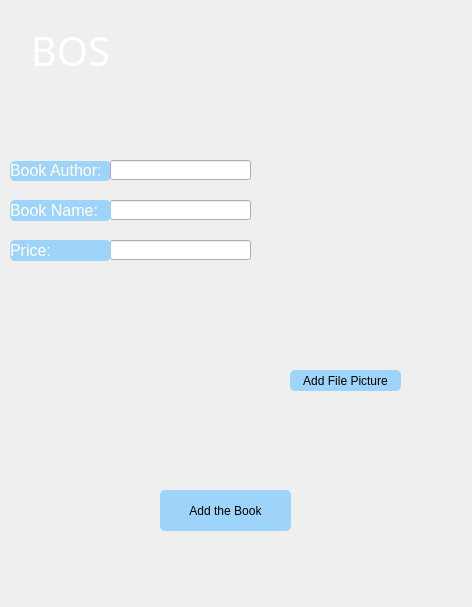
<?xml version="1.0" encoding="UTF-8"?>
<ui version="4.0">
 <class>Form</class>
 <widget class="QWidget" name="Form">
  <property name="geometry">
   <rect>
    <x>0</x>
    <y>0</y>
    <width>472</width>
    <height>607</height>
   </rect>
  </property>
  <property name="windowTitle">
   <string>Form</string>
  </property>
  <widget class="QLabel" name="label">
   <property name="geometry">
    <rect>
     <x>0</x>
     <y>0</y>
     <width>471</width>
     <height>121</height>
    </rect>
   </property>
   <property name="styleSheet">
    <string notr="true">border-image: url(:/blue/library_bluejpg.jpg) 0 0 0 0 
stretch stretch;
border-radius:5px</string>
   </property>
   <property name="text">
    <string/>
   </property>
  </widget>
  <widget class="QLabel" name="label_2">
   <property name="geometry">
    <rect>
     <x>0</x>
     <y>120</y>
     <width>471</width>
     <height>491</height>
    </rect>
   </property>
   <property name="styleSheet">
    <string notr="true">border-image: url(:/blue/bg.jpg) 0 0 0 0 
stretch stretch;
border-radius:5px</string>
   </property>
   <property name="text">
    <string/>
   </property>
  </widget>
  <widget class="QLabel" name="label_4">
   <property name="geometry">
    <rect>
     <x>10</x>
     <y>161</y>
     <width>101</width>
     <height>20</height>
    </rect>
   </property>
   <property name="styleSheet">
    <string notr="true">background-color: rgb(158, 212, 249);
border-radius:5px</string>
   </property>
   <property name="text">
    <string>&lt;html&gt;&lt;head/&gt;&lt;body&gt;&lt;p&gt;&lt;span style=&quot; font-size:12pt; color:#ffffff;&quot;&gt;Book Author:&lt;/span&gt;&lt;/p&gt;&lt;/body&gt;&lt;/html&gt;</string>
   </property>
  </widget>
  <widget class="QLineEdit" name="name_edit">
   <property name="geometry">
    <rect>
     <x>110</x>
     <y>160</y>
     <width>141</width>
     <height>20</height>
    </rect>
   </property>
  </widget>
  <widget class="QLineEdit" name="book_name_edit">
   <property name="geometry">
    <rect>
     <x>110</x>
     <y>200</y>
     <width>141</width>
     <height>20</height>
    </rect>
   </property>
  </widget>
  <widget class="QLabel" name="label_5">
   <property name="geometry">
    <rect>
     <x>10</x>
     <y>200</y>
     <width>101</width>
     <height>21</height>
    </rect>
   </property>
   <property name="styleSheet">
    <string notr="true">background-color: rgb(158, 212, 249);
border-radius:5px</string>
   </property>
   <property name="text">
    <string>&lt;html&gt;&lt;head/&gt;&lt;body&gt;&lt;p&gt;&lt;span style=&quot; font-size:12pt; color:#ffffff;&quot;&gt;Book Name: &lt;/span&gt;&lt;/p&gt;&lt;/body&gt;&lt;/html&gt;</string>
   </property>
  </widget>
  <widget class="QLineEdit" name="lineEdit">
   <property name="geometry">
    <rect>
     <x>110</x>
     <y>240</y>
     <width>141</width>
     <height>20</height>
    </rect>
   </property>
  </widget>
  <widget class="QLabel" name="label_6">
   <property name="geometry">
    <rect>
     <x>10</x>
     <y>240</y>
     <width>101</width>
     <height>21</height>
    </rect>
   </property>
   <property name="styleSheet">
    <string notr="true">background-color: rgb(158, 212, 249);
border-radius:5px</string>
   </property>
   <property name="text">
    <string>&lt;html&gt;&lt;head/&gt;&lt;body&gt;&lt;p&gt;&lt;span style=&quot; font-size:12pt; color:#ffffff;&quot;&gt;Price:&lt;/span&gt;&lt;/p&gt;&lt;/body&gt;&lt;/html&gt;</string>
   </property>
  </widget>
  <widget class="QLabel" name="book_picture_edit">
   <property name="geometry">
    <rect>
     <x>270</x>
     <y>150</y>
     <width>151</width>
     <height>181</height>
    </rect>
   </property>
   <property name="styleSheet">
    <string notr="true">border-style: solid;\nborder-width: 1px;\nborder-color: black;
background-color: rgb(255, 255, 255);</string>
   </property>
   <property name="text">
    <string/>
   </property>
  </widget>
  <widget class="QPushButton" name="add_button">
   <property name="geometry">
    <rect>
     <x>160</x>
     <y>490</y>
     <width>131</width>
     <height>41</height>
    </rect>
   </property>
   <property name="styleSheet">
    <string notr="true">background-color: rgb(158, 212, 249);
border-radius:5px</string>
   </property>
   <property name="text">
    <string>Add the Book</string>
   </property>
  </widget>
  <widget class="QPushButton" name="add_book_picture">
   <property name="geometry">
    <rect>
     <x>290</x>
     <y>370</y>
     <width>111</width>
     <height>21</height>
    </rect>
   </property>
   <property name="styleSheet">
    <string notr="true">background-color: rgb(158, 212, 249);
border-radius:5px</string>
   </property>
   <property name="text">
    <string>Add File Picture</string>
   </property>
  </widget>
  <widget class="QLabel" name="labelicon">
   <property name="geometry">
    <rect>
     <x>0</x>
     <y>10</y>
     <width>141</width>
     <height>81</height>
    </rect>
   </property>
   <property name="font">
    <font>
     <family>Script MT Bold</family>
     <pointsize>30</pointsize>
    </font>
   </property>
   <property name="text">
    <string>&lt;html&gt;&lt;head/&gt;&lt;body&gt;&lt;p&gt;&lt;span style=&quot; color:#ffffff;&quot;&gt;BOS&lt;/span&gt;&lt;/p&gt;&lt;/body&gt;&lt;/html&gt;</string>
   </property>
   <property name="scaledContents">
    <bool>true</bool>
   </property>
   <property name="alignment">
    <set>Qt::AlignCenter</set>
   </property>
  </widget>
  <zorder>label_2</zorder>
  <zorder>label</zorder>
  <zorder>label_4</zorder>
  <zorder>name_edit</zorder>
  <zorder>book_name_edit</zorder>
  <zorder>label_5</zorder>
  <zorder>lineEdit</zorder>
  <zorder>label_6</zorder>
  <zorder>add_button</zorder>
  <zorder>add_book_picture</zorder>
  <zorder>labelicon</zorder>
  <zorder>book_picture_edit</zorder>
 </widget>
 <resources>
  <include location="../../../AppData/Roaming/Python/Python36/Scripts/test.qrc"/>
 </resources>
 <connections/>
</ui>
